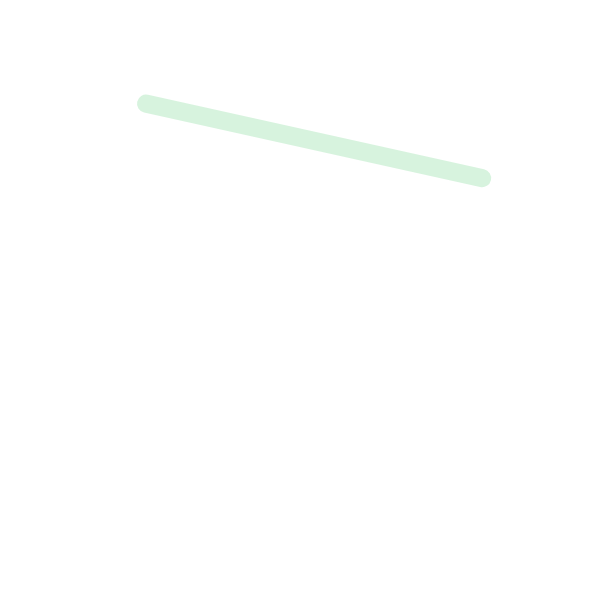
Frame 1 (no input)
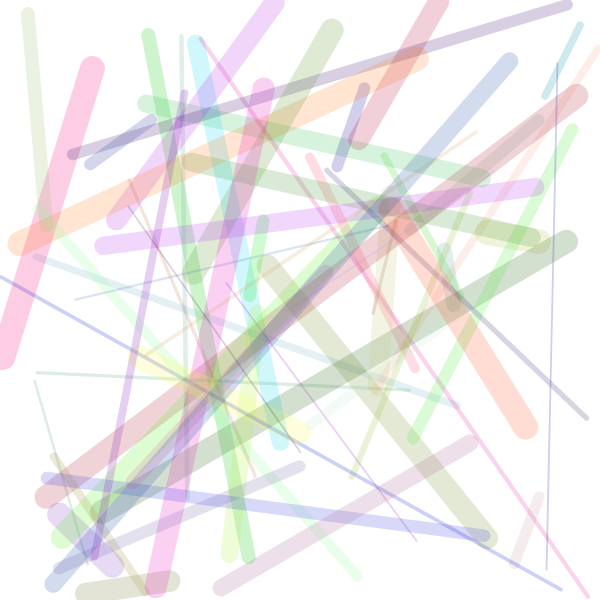
Frame 60 (no input)
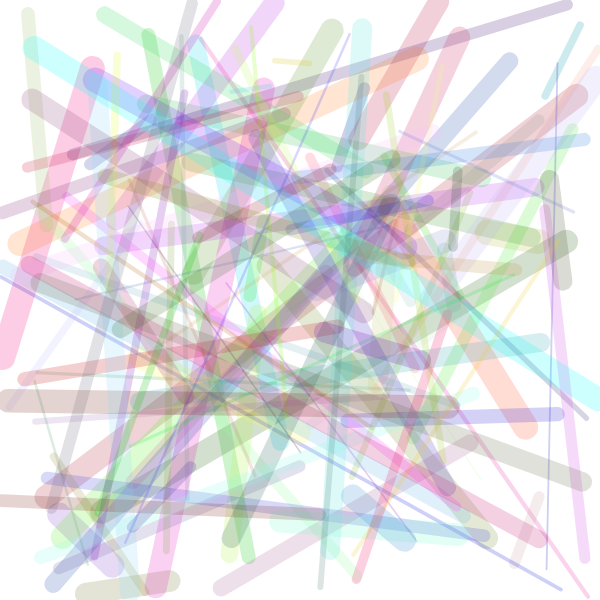
Frame 120 (the mouse pressed at the canvas centre since frame 60)

The p5.js sketch that drew these frames (run headless with seeded random() and noise() and a simulated clock; from frame 60 on, the mouse is pressed at the canvas centre):

// p5.js sketch
// ── sketch.js
function setup() {
  createCanvas(600,600);
}

function draw() {
  strokeWeight(random(1,25));
  stroke (random(255),random(255),random(255), 50);
  line (random(width),random(height),random(width),random(height));
}
